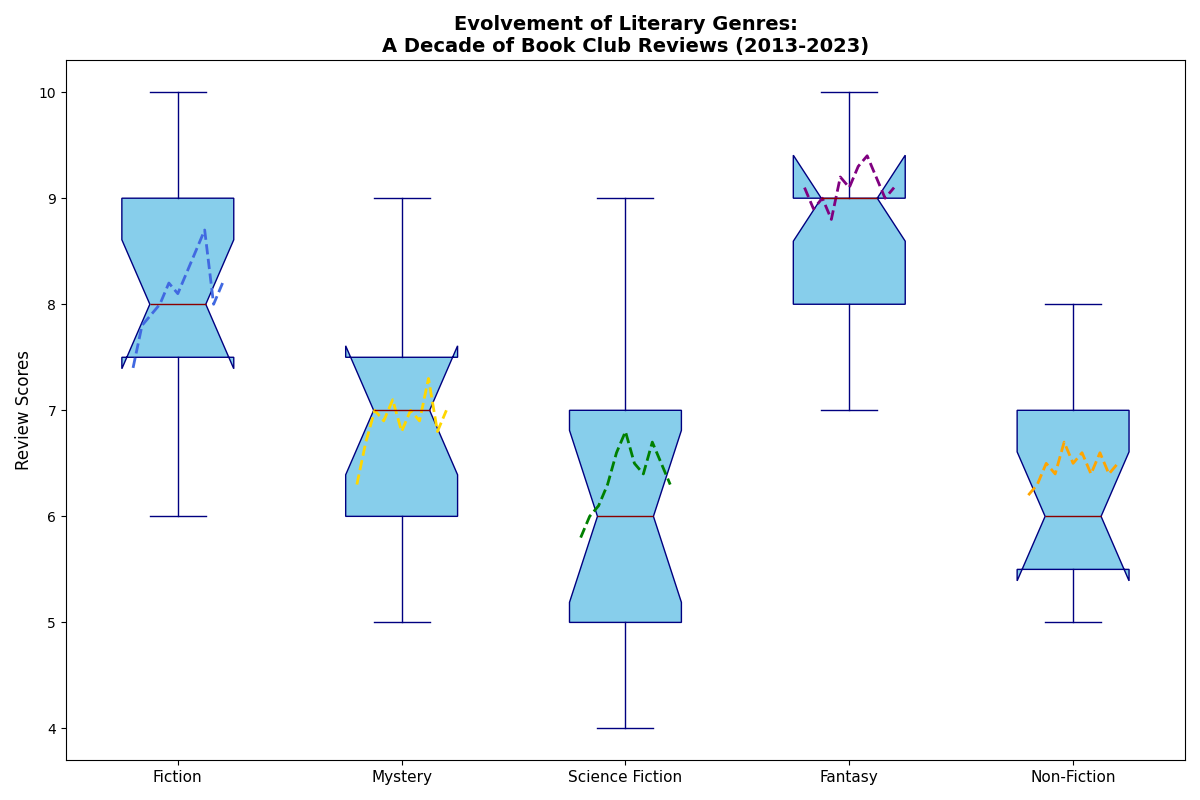

Write Python code to recreate this figure.
import matplotlib.pyplot as plt

# Manually shuffled data: Review scores
fiction_scores = [8, 9, 7, 9, 6, 8, 8, 8, 9, 9, 8, 7, 10, 7, 8]
mystery_scores = [7, 8, 6, 8, 7, 6, 9, 7, 8, 6, 7, 7, 6, 5, 6]
science_fiction_scores = [7, 5, 5, 7, 4, 6, 6, 8, 7, 5, 9, 6, 6, 4, 6]
fantasy_scores = [8, 9, 7, 8, 8, 9, 9, 9, 10, 10, 9, 8, 10, 9, 8]
non_fiction_scores = [5, 7, 8, 6, 6, 7, 5, 6, 6, 5, 5, 7, 7, 8, 6]

genre_scores = [
    fiction_scores,
    mystery_scores,
    science_fiction_scores,
    fantasy_scores,
    non_fiction_scores
]

genres = ['Fiction', 'Mystery', 'Science Fiction', 'Fantasy', 'Non-Fiction']

# Hypothetical annual average scores for line plot (2013-2023)
years = list(range(2013, 2024))
avg_scores = [
    [7.4, 7.8, 7.9, 8.0, 8.2, 8.1, 8.3, 8.5, 8.7, 8.0, 8.2], # Fiction
    [6.3, 6.7, 7.0, 6.9, 7.1, 6.8, 7.0, 6.9, 7.3, 6.8, 7.0], # Mystery
    [5.8, 6.0, 6.1, 6.3, 6.6, 6.8, 6.5, 6.4, 6.7, 6.5, 6.3], # Science Fiction
    [9.1, 8.9, 9.0, 8.8, 9.2, 9.1, 9.3, 9.4, 9.2, 9.0, 9.1], # Fantasy
    [6.2, 6.3, 6.5, 6.4, 6.7, 6.5, 6.6, 6.4, 6.6, 6.4, 6.5]  # Non-Fiction
]

fig, ax = plt.subplots(figsize=(12, 8))
ax.boxplot(genre_scores, notch=True, patch_artist=True, 
           boxprops=dict(facecolor='skyblue', color='navy'),
           whiskerprops=dict(color='navy'),
           capprops=dict(color='navy'),
           medianprops=dict(color='darkred'),
           flierprops=dict(marker='o', markerfacecolor='gray', markersize=6, linestyle='none', markeredgecolor='black'))

colors = ['royalblue', 'gold', 'green', 'purple', 'orange']
for i, (scores, color) in enumerate(zip(avg_scores, colors), start=1):
    ax.plot([i - 0.2 + 0.4 * (j / (len(years)-1)) for j in range(len(years))], scores, color=color, linestyle='--', linewidth=2)

ax.set_title("Evolvement of Literary Genres:\nA Decade of Book Club Reviews (2013-2023)", fontsize=14, fontweight='bold')
ax.set_ylabel('Review Scores', fontsize=12)
ax.set_xticks(range(1, len(genres) + 1))
ax.set_xticklabels(genres, fontsize=11)

plt.tight_layout()
plt.show()
